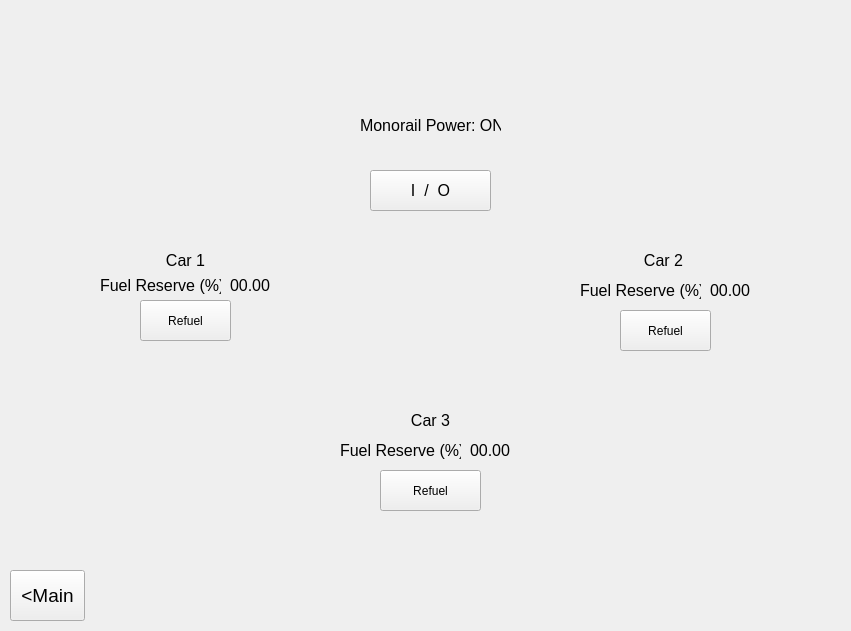
   <widget class="QWidget" name="monorailScreen" native="true">
    <property name="geometry">
     <rect>
      <x>0</x>
      <y>-1</y>
      <width>851</width>
      <height>631</height>
     </rect>
    </property>
    <widget class="QPushButton" name="monorailBackbtn">
     <property name="geometry">
      <rect>
       <x>10</x>
       <y>570</y>
       <width>75</width>
       <height>51</height>
      </rect>
     </property>
     <property name="font">
      <font>
       <pointsize>14</pointsize>
      </font>
     </property>
     <property name="text">
      <string>&lt;Main</string>
     </property>
    </widget>
    <widget class="QLabel" name="lblPowerStatus">
     <property name="geometry">
      <rect>
       <x>390</x>
       <y>40</y>
       <width>81</width>
       <height>75</height>
      </rect>
     </property>
     <property name="text">
      <string/>
     </property>
    </widget>
    <widget class="QLabel" name="lblPowerText">
     <property name="geometry">
      <rect>
       <x>360</x>
       <y>110</y>
       <width>141</width>
       <height>31</height>
      </rect>
     </property>
     <property name="font">
      <font>
       <pointsize>12</pointsize>
      </font>
     </property>
     <property name="text">
      <string>Monorail Power: ON</string>
     </property>
    </widget>
    <widget class="QPushButton" name="monorailPowerbtn">
     <property name="geometry">
      <rect>
       <x>370</x>
       <y>170</y>
       <width>121</width>
       <height>41</height>
      </rect>
     </property>
     <property name="font">
      <font>
       <pointsize>12</pointsize>
      </font>
     </property>
     <property name="text">
      <string>I  /  O</string>
     </property>
    </widget>
    <widget class="QLabel" name="label_2">
     <property name="geometry">
      <rect>
       <x>140</x>
       <y>250</y>
       <width>91</width>
       <height>20</height>
      </rect>
     </property>
     <property name="font">
      <font>
       <pointsize>12</pointsize>
      </font>
     </property>
     <property name="text">
      <string>Car 1</string>
     </property>
     <property name="alignment">
      <set>Qt::AlignCenter</set>
     </property>
    </widget>
    <widget class="QLabel" name="label_3">
     <property name="geometry">
      <rect>
       <x>618</x>
       <y>250</y>
       <width>91</width>
       <height>20</height>
      </rect>
     </property>
     <property name="font">
      <font>
       <pointsize>12</pointsize>
      </font>
     </property>
     <property name="text">
      <string>Car 2</string>
     </property>
     <property name="alignment">
      <set>Qt::AlignCenter</set>
     </property>
    </widget>
    <widget class="QLabel" name="label_4">
     <property name="geometry">
      <rect>
       <x>380</x>
       <y>410</y>
       <width>101</width>
       <height>20</height>
      </rect>
     </property>
     <property name="font">
      <font>
       <pointsize>12</pointsize>
      </font>
     </property>
     <property name="text">
      <string>Car 3</string>
     </property>
     <property name="alignment">
      <set>Qt::AlignCenter</set>
     </property>
    </widget>
    <widget class="QLabel" name="lblFuelReserve1">
     <property name="geometry">
      <rect>
       <x>230</x>
       <y>270</y>
       <width>41</width>
       <height>31</height>
      </rect>
     </property>
     <property name="font">
      <font>
       <pointsize>12</pointsize>
      </font>
     </property>
     <property name="text">
      <string>00.00</string>
     </property>
    </widget>
    <widget class="QLabel" name="lblFuelReserve2">
     <property name="geometry">
      <rect>
       <x>710</x>
       <y>270</y>
       <width>41</width>
       <height>41</height>
      </rect>
     </property>
     <property name="font">
      <font>
       <pointsize>12</pointsize>
      </font>
     </property>
     <property name="text">
      <string>00.00</string>
     </property>
    </widget>
    <widget class="QLabel" name="lblFuelReserve3">
     <property name="geometry">
      <rect>
       <x>470</x>
       <y>430</y>
       <width>41</width>
       <height>41</height>
      </rect>
     </property>
     <property name="font">
      <font>
       <pointsize>12</pointsize>
      </font>
     </property>
     <property name="text">
      <string>00.00</string>
     </property>
    </widget>
    <widget class="QPushButton" name="refuel1btn">
     <property name="geometry">
      <rect>
       <x>140</x>
       <y>300</y>
       <width>91</width>
       <height>41</height>
      </rect>
     </property>
     <property name="text">
      <string>Refuel</string>
     </property>
    </widget>
    <widget class="QPushButton" name="refuel2btn">
     <property name="geometry">
      <rect>
       <x>620</x>
       <y>310</y>
       <width>91</width>
       <height>41</height>
      </rect>
     </property>
     <property name="text">
      <string>Refuel</string>
     </property>
    </widget>
    <widget class="QPushButton" name="refuel3btn">
     <property name="geometry">
      <rect>
       <x>380</x>
       <y>470</y>
       <width>101</width>
       <height>41</height>
      </rect>
     </property>
     <property name="text">
      <string>Refuel</string>
     </property>
    </widget>
    <widget class="QLabel" name="label_5">
     <property name="geometry">
      <rect>
       <x>100</x>
       <y>270</y>
       <width>121</width>
       <height>31</height>
      </rect>
     </property>
     <property name="font">
      <font>
       <pointsize>12</pointsize>
      </font>
     </property>
     <property name="text">
      <string>Fuel Reserve (%):</string>
     </property>
    </widget>
    <widget class="QLabel" name="label_6">
     <property name="geometry">
      <rect>
       <x>340</x>
       <y>430</y>
       <width>121</width>
       <height>41</height>
      </rect>
     </property>
     <property name="font">
      <font>
       <pointsize>12</pointsize>
      </font>
     </property>
     <property name="text">
      <string>Fuel Reserve (%):</string>
     </property>
    </widget>
    <widget class="QLabel" name="label_7">
     <property name="geometry">
      <rect>
       <x>580</x>
       <y>270</y>
       <width>121</width>
       <height>41</height>
      </rect>
     </property>
     <property name="font">
      <font>
       <pointsize>12</pointsize>
      </font>
     </property>
     <property name="text">
      <string>Fuel Reserve (%):</string>
     </property>
    </widget>
   </widget>
